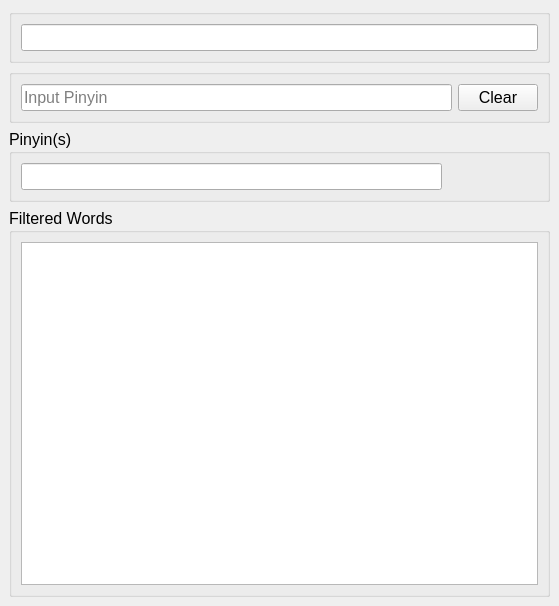
<?xml version="1.0" encoding="UTF-8"?>
<ui version="4.0">
 <class>MainWindow</class>
 <widget class="QMainWindow" name="MainWindow">
  <property name="geometry">
   <rect>
    <x>0</x>
    <y>0</y>
    <width>559</width>
    <height>606</height>
   </rect>
  </property>
  <property name="font">
   <font>
    <family>Microsoft Sans Serif</family>
    <pointsize>12</pointsize>
   </font>
  </property>
  <property name="windowTitle">
   <string>MainWindow</string>
  </property>
  <widget class="QWidget" name="centralwidget">
   <layout class="QVBoxLayout" name="verticalLayout_2">
    <item>
     <widget class="QGroupBox" name="groupBox_2">
      <property name="title">
       <string/>
      </property>
      <layout class="QVBoxLayout" name="verticalLayout_3">
       <item>
        <widget class="QLineEdit" name="lineEdit_Inputed">
         <property name="readOnly">
          <bool>true</bool>
         </property>
        </widget>
       </item>
      </layout>
     </widget>
    </item>
    <item>
     <widget class="QGroupBox" name="groupBox">
      <property name="title">
       <string/>
      </property>
      <layout class="QHBoxLayout" name="horizontalLayout_3">
       <item>
        <widget class="QLineEdit" name="lineEdit_Pinyin">
         <property name="text">
          <string/>
         </property>
         <property name="placeholderText">
          <string>Input Pinyin</string>
         </property>
        </widget>
       </item>
       <item>
        <widget class="QPushButton" name="pushButton_Clear">
         <property name="text">
          <string>Clear</string>
         </property>
        </widget>
       </item>
      </layout>
     </widget>
    </item>
    <item>
     <widget class="QGroupBox" name="groupBox_Pinyins">
      <property name="title">
       <string>Pinyin(s)</string>
      </property>
      <layout class="QHBoxLayout" name="horizontalLayout_2">
       <item>
        <widget class="QLineEdit" name="lineEdit_Pinyins"/>
       </item>
       <item>
        <widget class="QLabel" name="label_Timespent">
         <property name="minimumSize">
          <size>
           <width>90</width>
           <height>0</height>
          </size>
         </property>
         <property name="font">
          <font>
           <pointsize>10</pointsize>
          </font>
         </property>
         <property name="text">
          <string/>
         </property>
         <property name="alignment">
          <set>Qt::AlignRight|Qt::AlignTrailing|Qt::AlignVCenter</set>
         </property>
        </widget>
       </item>
      </layout>
     </widget>
    </item>
    <item>
     <widget class="QGroupBox" name="groupBox_Words">
      <property name="title">
       <string>Filtered Words</string>
      </property>
      <layout class="QVBoxLayout" name="verticalLayout">
       <item>
        <widget class="QListWidget" name="listWidget_Words">
         <property name="font">
          <font>
           <pointsize>12</pointsize>
          </font>
         </property>
         <property name="editTriggers">
          <set>QAbstractItemView::NoEditTriggers</set>
         </property>
         <property name="showDropIndicator" stdset="0">
          <bool>false</bool>
         </property>
         <property name="spacing">
          <number>3</number>
         </property>
         <property name="gridSize">
          <size>
           <width>20</width>
           <height>20</height>
          </size>
         </property>
        </widget>
       </item>
      </layout>
     </widget>
    </item>
   </layout>
  </widget>
 </widget>
 <resources/>
 <connections>
  <connection>
   <sender>pushButton_Clear</sender>
   <signal>clicked()</signal>
   <receiver>lineEdit_Pinyin</receiver>
   <slot>clear()</slot>
   <hints>
    <hint type="sourcelabel">
     <x>511</x>
     <y>24</y>
    </hint>
    <hint type="destinationlabel">
     <x>238</x>
     <y>24</y>
    </hint>
   </hints>
  </connection>
  <connection>
   <sender>lineEdit_Pinyin</sender>
   <signal>textChanged(QString)</signal>
   <receiver>MainWindow</receiver>
   <slot>repaint()</slot>
   <hints>
    <hint type="sourcelabel">
     <x>238</x>
     <y>24</y>
    </hint>
    <hint type="destinationlabel">
     <x>279</x>
     <y>302</y>
    </hint>
   </hints>
  </connection>
  <connection>
   <sender>lineEdit_Pinyins</sender>
   <signal>cursorPositionChanged(int,int)</signal>
   <receiver>MainWindow</receiver>
   <slot>update()</slot>
   <hints>
    <hint type="sourcelabel">
     <x>279</x>
     <y>87</y>
    </hint>
    <hint type="destinationlabel">
     <x>279</x>
     <y>302</y>
    </hint>
   </hints>
  </connection>
  <connection>
   <sender>listWidget_Words</sender>
   <signal>itemClicked(QListWidgetItem*)</signal>
   <receiver>lineEdit_Inputed</receiver>
   <slot>update()</slot>
   <hints>
    <hint type="sourcelabel">
     <x>279</x>
     <y>307</y>
    </hint>
    <hint type="destinationlabel">
     <x>279</x>
     <y>31</y>
    </hint>
   </hints>
  </connection>
 </connections>
</ui>
